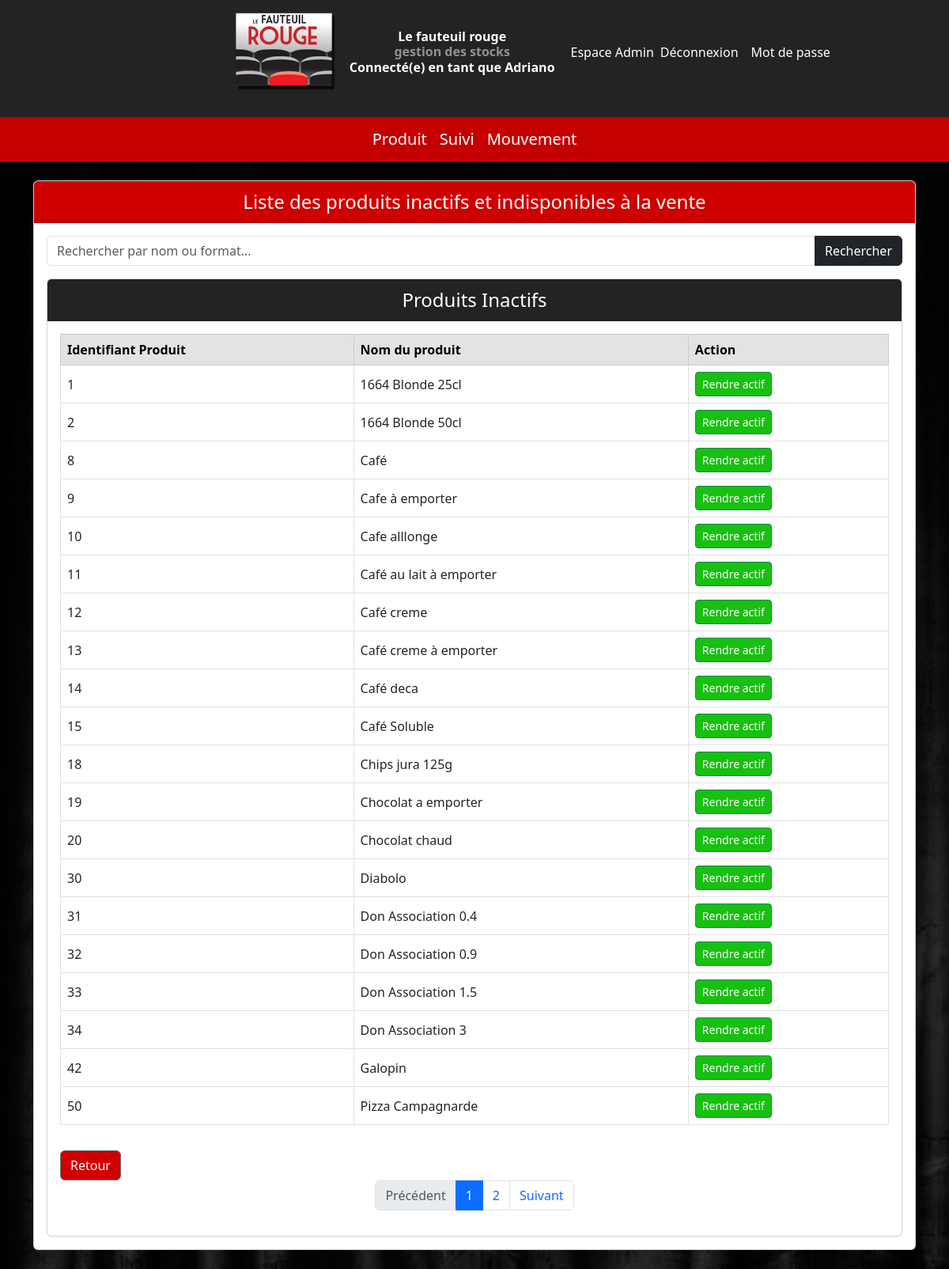
/page/inactif.php (signed in), run on the app's committed database.
### tables this page shows
CREATE TABLE `Produit` (
  `id_produit` int(11) NOT NULL,
  `nom` varchar(100) NOT NULL,
  `format` varchar(50) DEFAULT NULL,
  `actif` tinyint(1) NOT NULL,
  `id_marque` int(11) DEFAULT NULL,
  `id_categorie` int(11) DEFAULT NULL,
  `id_fournisseur` int(11) DEFAULT NULL,
  `seuil` int(11) DEFAULT NULL,
  `stock_actuel` int(11) DEFAULT 0,
  `qte` float(10,3) NOT NULL,
  `HT` float(10,3) NOT NULL,
  `promo` tinyint(1) NOT NULL,
  `reduction` int(11) NOT NULL DEFAULT 0,
  `pourcentage` float(10,2) NOT NULL DEFAULT 5.50,
  `Vente` float(10,3) NOT NULL,
  `TTC` float(10,3) GENERATED ALWAYS AS (round(case when `pourcentage` = 5.50 then `HT` * 1.055 else `HT` * 1.2 end,2)) STORED,
  `U` float(10,3) GENERATED ALWAYS AS (round(`TTC` / nullif(`qte`,0),2)) STORED,
  `Estimation` float(10,2) GENERATED ALWAYS AS (round(`U` * 3,0)) STORED,
  `Marge` float(10,3) GENERATED ALWAYS AS (round(`Vente` / nullif(`U`,0),3)) STORED
);

### page/inactif.php (the view, shortened to what this page needs)
<?php
include '../visuel/barre.php';
include '../donnée/connect.php';
$recherche = isset($_GET['recherche']) ? trim($_GET['recherche']) : '';
$parPage = 20;
$page = isset($_GET['page']) && is_numeric($_GET['page']) && $_GET['page'] > 0 ? (int)$_GET['page'] : 1;
$offset = ($page - 1) * $parPage;
$countSql = "SELECT COUNT(*) FROM Produit WHERE actif = 0";
$params = [];
$countStmt = $pdo->prepare($countSql);
$countStmt->execute($params);
$total = (int)$countStmt->fetchColumn();
$pagesTotales = max(1, ceil($total / $parPage));
$sql = "SELECT id_produit, nom, format FROM Produit WHERE actif = 0";
$sql .= " ORDER BY id_produit ASC LIMIT :offset, :parPage";
$stmt = $pdo->prepare($sql);
$stmt->bindValue(':offset', $offset, PDO::PARAM_INT);
$stmt->bindValue(':parPage', $parPage, PDO::PARAM_INT);
$stmt->execute();
$queryParams = $_GET;
unset($queryParams['page']);
$urlBase = basename($_SERVER['PHP_SELF']);
if (!empty($queryParams)) {
    $urlBase .= '?' . http_build_query($queryParams) . '&';
} else {
    $urlBase .= '?';
}
?>
<div class="container my-4">
    <div class="card">
        <div class="card-header text-center" style="background-color: rgb(206, 0, 0); color: white; font-size: 1.5rem;">
            Liste des produits inactifs et indisponibles à la vente
        </div>
        <div class="card-body">
            <form method="get" class="mb-3">
                <div class="input-group">
                    <input type="text" name="recherche" class="form-control" placeholder="Rechercher par nom ou format..." value="<?= htmlspecialchars($recherche) ?>">
                    <button type="submit" class="btn btn-dark">Rechercher</button>
                </div>
            </form>
            <div class="card mt-3">
                <div class="card-header text-center" style="background-color: #232323; color: white; font-size: 1.5rem;">
                    Produits Inactifs
                </div>
                <div class="card-body">
                    <?php if ($total > 0): ?>
                    <div class="table-responsive">
                        <table class="table table-bordered align-middle">
                            <thead class="table-secondary">
                                <tr>
                                    <th>Identifiant Produit</th>
                                    <th>Nom du produit</th>
                                    <th>Action</th>
                                </tr>
                            </thead>
                            <tbody>
                                <?php while ($row = $stmt->fetch(PDO::FETCH_ASSOC)): ?>
                                    <tr>
                                        <td><?= htmlspecialchars($row['id_produit']) ?></td>
                                        <td><?= htmlspecialchars($row['nom']) ?> <?= htmlspecialchars($row['format']) ?></td>
                                        <td>
                                            <form method="post" style="margin:0;">
                                                <button type="submit" name="rendre_actif" class="btn btn-success btn-sm" style="background-color:rgb(23, 192, 17);"
                                                    onclick="return confirm('Êtes-vous sûr de vouloir réactiver ce produit ?');"
                                                >Rendre actif</button>
                                            </form>
                                        </td>
                                    </tr>
                                <?php endwhile; ?>
                            </tbody>
                        </table>
                        <tr>
                    <td colspan="4" class="text-center">
                        <a href="../communication/panneau.php" class="btn btn-secondary w-70 mt-3" style="background-color: rgb(206, 0, 0); color: white; font-size: 1rem;">Retour</a>
                    </td>
                  </tr>
                    </div>
                    <nav aria-label="Pagination produits inactifs">
                        <ul class="pagination justify-content-center">
                            <?php if ($page > 1): ?>
                                <li class="page-item"><a class="page-link" href="<?= $urlBase ?>page=<?= $page - 1 ?>">Précédent</a></li>
                            <?php else: ?>
                                <li class="page-item disabled"><span class="page-link">Précédent</span></li>
                            <?php endif; ?>
                            <?php
                            $maxPagesToShow = 7;
                            $startPage = max(1, $page - intval($maxPagesToShow / 2));
                            $endPage = min($pagesTotales, $startPage + $maxPagesToShow - 1);
                            if ($endPage - $startPage + 1 < $maxPagesToShow) {
                                $startPage = max(1, $endPage - $maxPagesToShow + 1);
                            }
                            for ($i = $startPage; $i <= $endPage; $i++): ?>
                                <li class="page-item <?= ($i === $page) ? 'active' : '' ?>">
                                    <a class="page-link" href="<?= $urlBase ?>page=<?= $i ?>"><?= $i ?></a>
                                </li>
                            <?php endfor; ?>
                            <?php if ($page < $pagesTotales): ?>
                                <li class="page-item"><a class="page-link" href="<?= $urlBase ?>page=<?= $page + 1 ?>">Suivant</a></li>
                            <?php else: ?>
                                <li class="page-item disabled"><span class="page-link">Suivant</span></li>
                            <?php endif; ?>
                        </ul>
                    </nav>
                    <?php else: ?>
                        <p class="text-center">Aucun produit inactif trouvé.</p>
                    <?php endif; ?>
                </div>
            </div>
        </div>
    </div>
</div>

### data on the page
produit: id_produit "1", nom "1664 Blonde", format "25cl"
produit: id_produit "2", nom "1664 Blonde", format "50cl"
produit: id_produit "8", nom "Café"
produit: id_produit "9", nom "Cafe à emporter"
produit: id_produit "10", nom "Cafe alllonge"
produit: id_produit "11", nom "Café au lait à emporter"
produit: id_produit "12", nom "Café creme"
produit: id_produit "13", nom "Café creme à emporter"
produit: id_produit "14", nom "Café deca"
produit: id_produit "15", nom "Café Soluble"
produit: id_produit "18", nom "Chips jura", format "125g"
produit: id_produit "19", nom "Chocolat a emporter"
produit: id_produit "20", nom "Chocolat chaud"
produit: id_produit "30", nom "Diabolo"
produit: id_produit "31", nom "Don Association", format "0.4"
produit: id_produit "32", nom "Don Association", format "0.9"
produit: id_produit "33", nom "Don Association", format "1.5"
produit: id_produit "34", nom "Don Association", format "3"
produit: id_produit "42", nom "Galopin"
produit: id_produit "50", nom "Pizza Campagnarde"

### other printed values
$_SESSION['login'] "Adriano"
